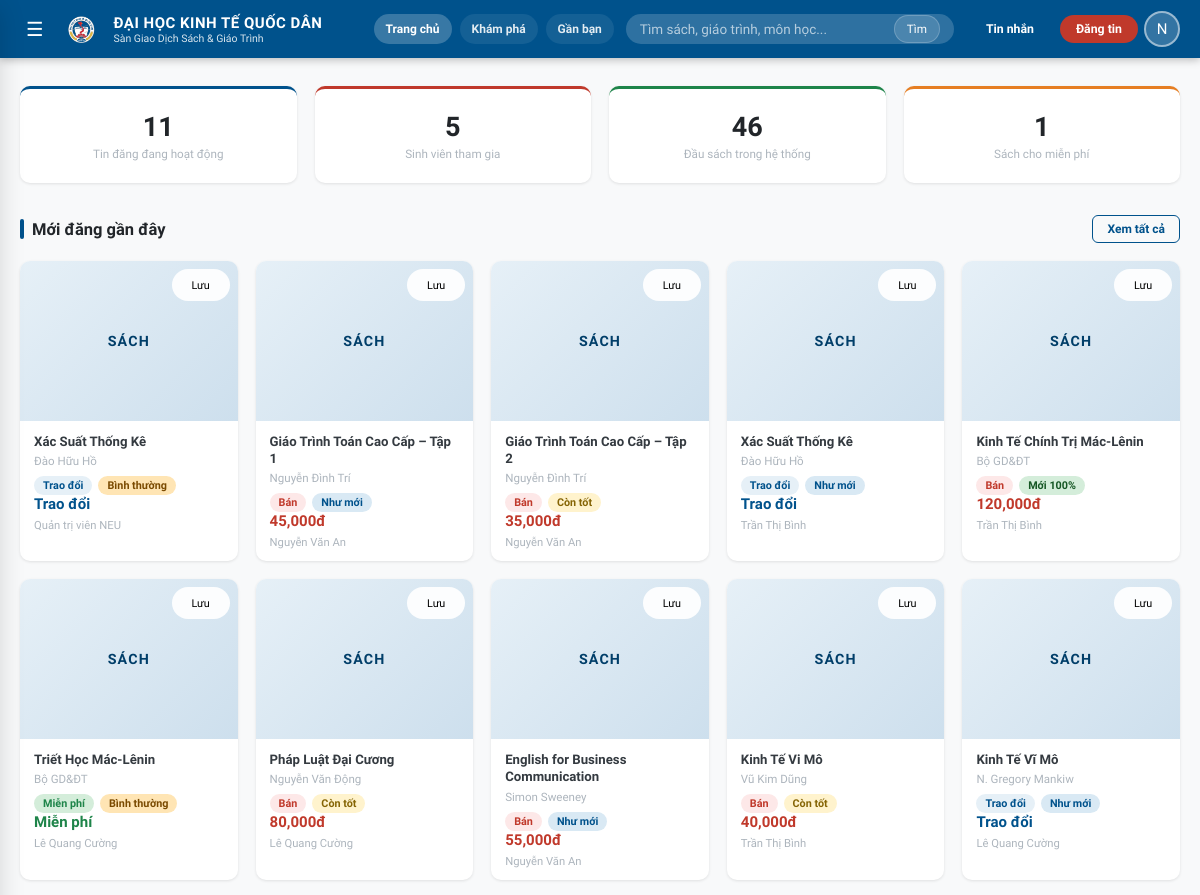
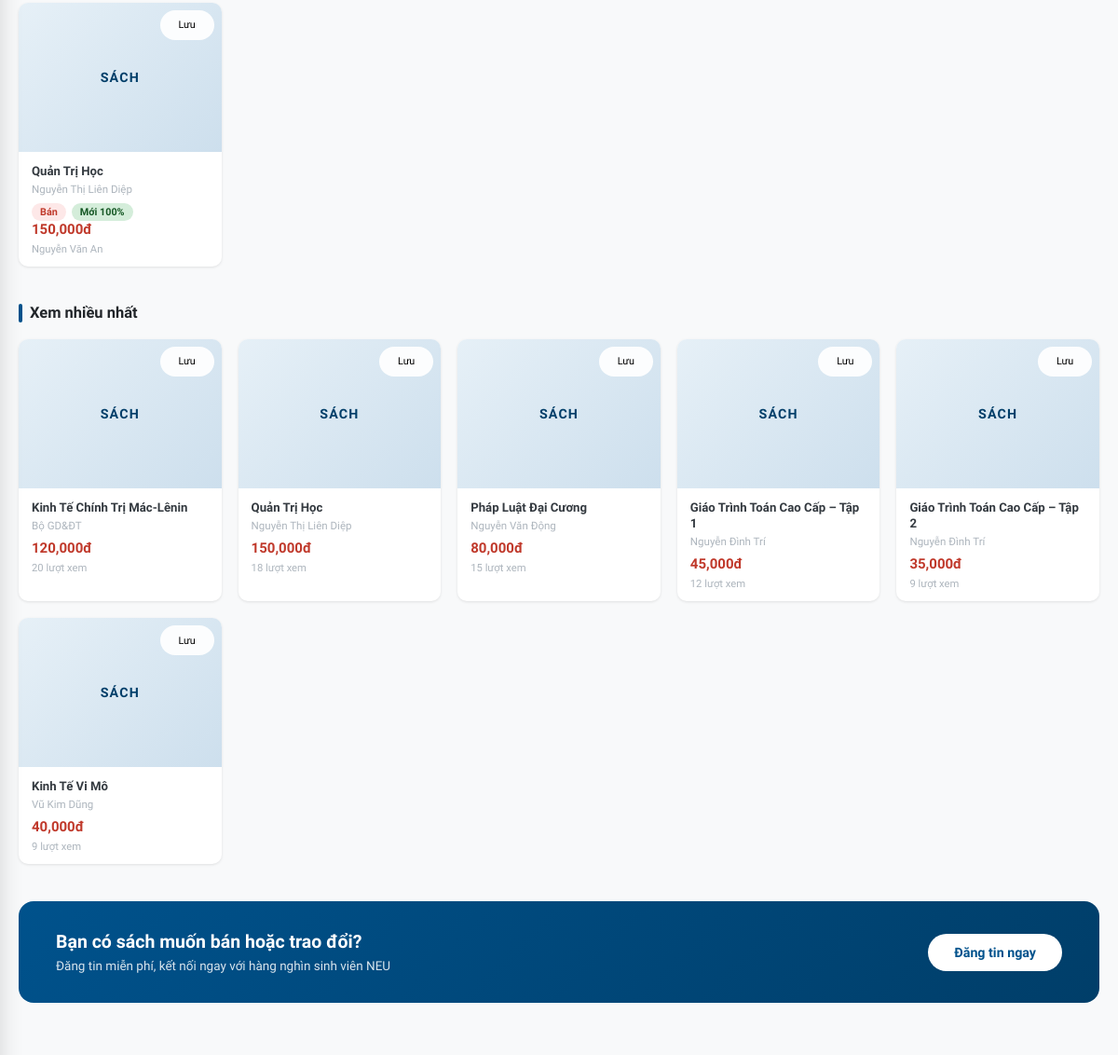
The app's page /home (signed in, upper part), older data (2 pictures, top to bottom).
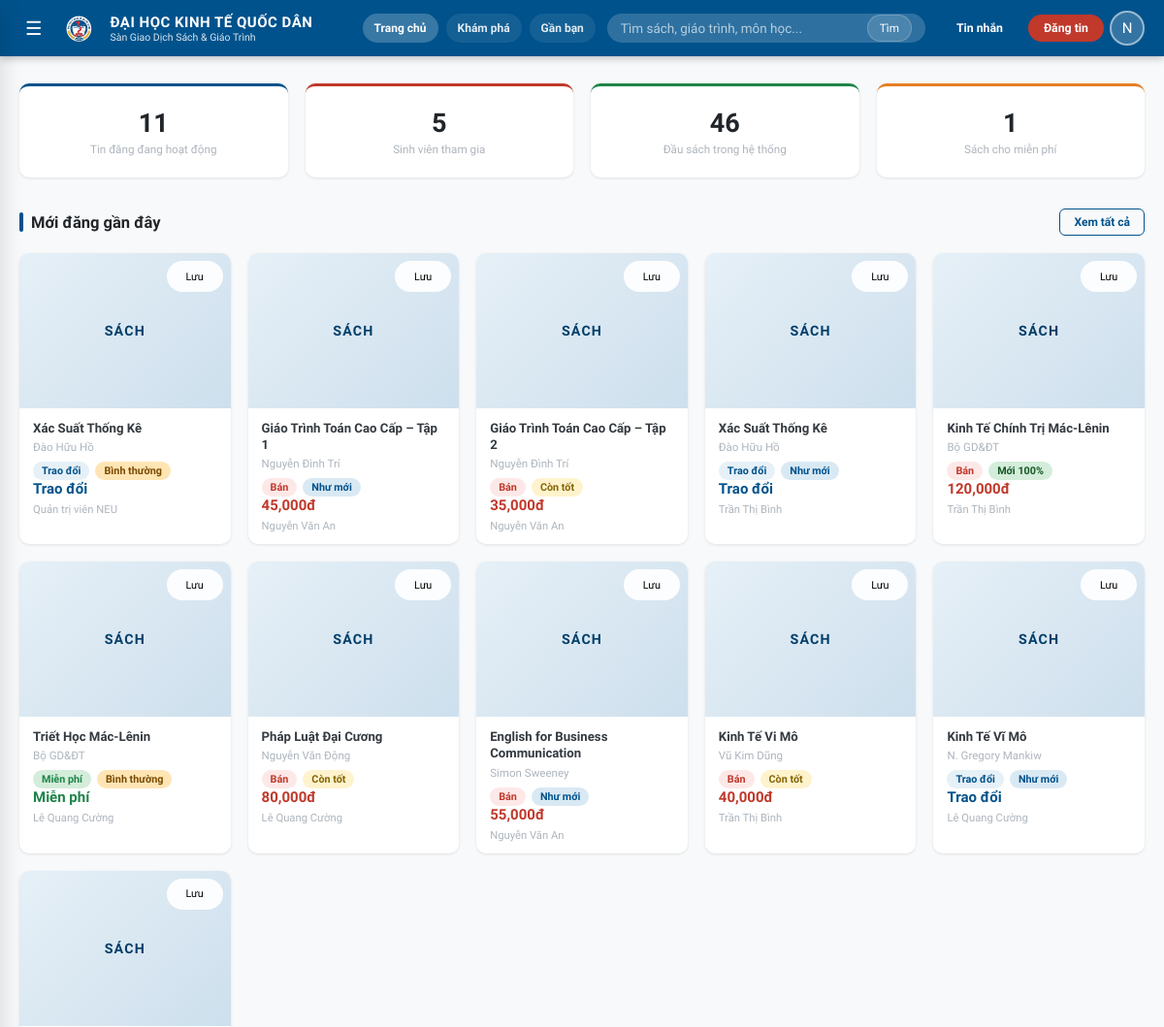
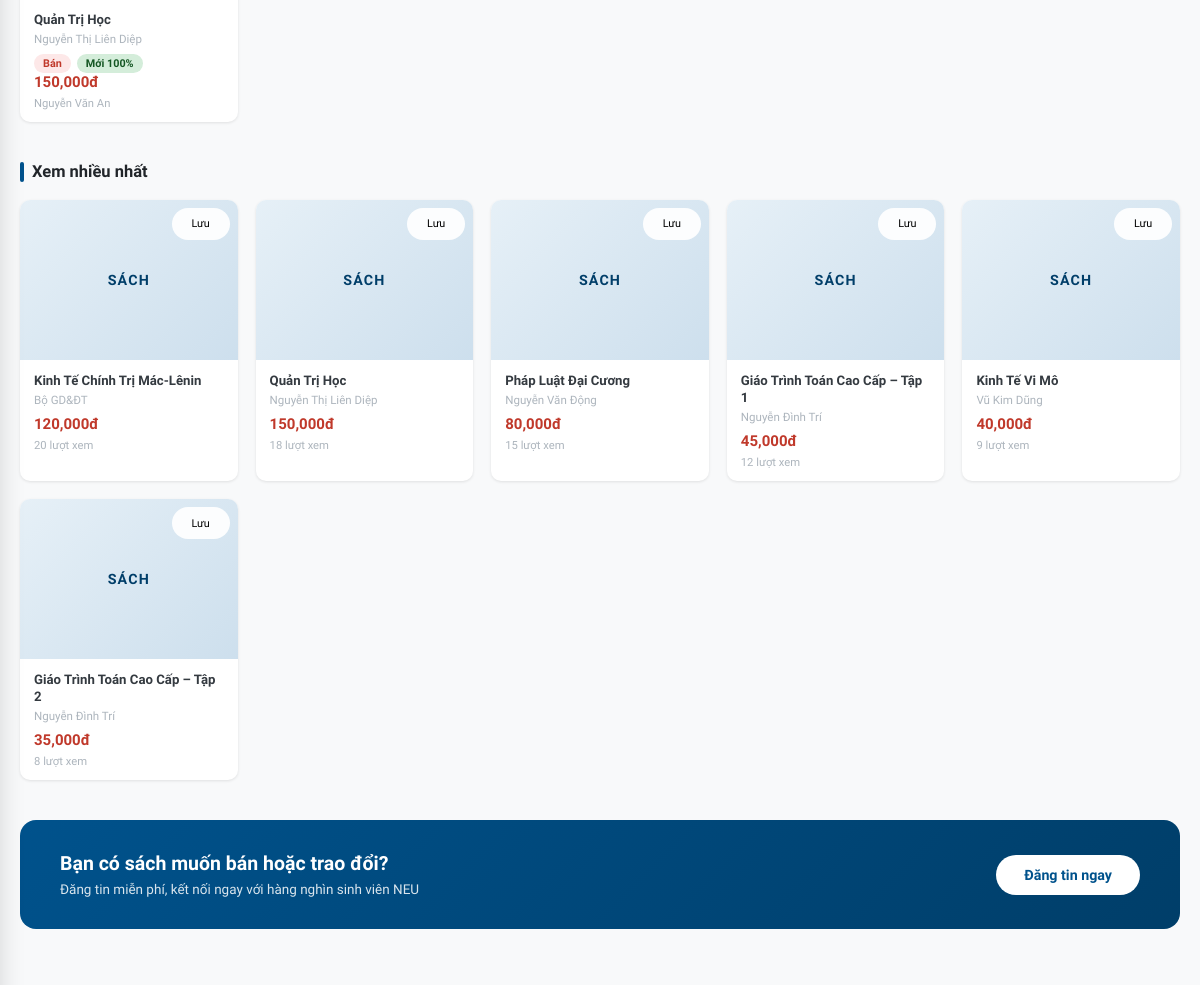
The same page, newer data (2 pictures, top to bottom).
### tables this page shows
CREATE TABLE "listings" (
            id              INTEGER PRIMARY KEY AUTOINCREMENT,
            book_id         INTEGER REFERENCES books(id) ON DELETE CASCADE,
            seller_id       INTEGER REFERENCES users(id) ON DELETE CASCADE,
            listing_type    TEXT NOT NULL CHECK(listing_type IN ('sell','exchange','free')),
            price           REAL DEFAULT 0,
            condition       TEXT NOT NULL
                            CHECK(condition IN ('new','like_new','good','fair','poor')),
            notes           TEXT,
            status          TEXT DEFAULT 'active'
                            CHECK(status IN ('pending','active','rejected','sold','reserved','closed')),
            exchange_for    TEXT,
            moderated_by    INTEGER REFERENCES users(id) ON DELETE SET NULL,
            moderated_at    TIMESTAMP,
            moderation_note TEXT,
            views           INTEGER DEFAULT 0,
            created_at      TIMESTAMP DEFAULT CURRENT_TIMESTAMP,
            updated_at      TIMESTAMP DEFAULT CURRENT_TIMESTAMP
        , meeting_label TEXT, meeting_latitude REAL, meeting_longitude REAL);

CREATE TABLE books (
    id           INTEGER PRIMARY KEY AUTOINCREMENT,
    title        TEXT    NOT NULL,
    author       TEXT,
    isbn         TEXT,
    publisher    TEXT,
    publish_year INTEGER,
    edition      TEXT,
    category_id  INTEGER REFERENCES categories(id) ON DELETE SET NULL,
    faculty      TEXT,
    course_year  INTEGER,
    subject_code TEXT,
    description  TEXT,
    cover_emoji  TEXT    DEFAULT '📖',
    created_at   TIMESTAMP DEFAULT CURRENT_TIMESTAMP
, cover_image TEXT);

CREATE TABLE users (
    id            INTEGER PRIMARY KEY AUTOINCREMENT,
    username      TEXT    UNIQUE NOT NULL,
    password_hash TEXT    NOT NULL,
    full_name     TEXT,
    email         TEXT,
    phone         TEXT,
    student_id    TEXT    UNIQUE,
    faculty       TEXT,
    course_year   INTEGER,
    role          TEXT    DEFAULT 'student' CHECK(role IN ('student','admin')),
    bio           TEXT,
    rating_avg    REAL    DEFAULT 0,
    rating_count  INTEGER DEFAULT 0,
    created_at    TIMESTAMP DEFAULT CURRENT_TIMESTAMP
, reputation_score INTEGER DEFAULT 0, completed_deals INTEGER DEFAULT 0, location_label TEXT, latitude REAL, longitude REAL, location_updated_at TIMESTAMP);

### app.py (the view)
@app.route("/home")
@login_required
def home():
    conn = get_db_connection()
    recent = conn.execute("""
        SELECT l.*, b.title, b.author, b.cover_emoji, b.cover_image, b.subject_code,
               u.full_name seller_name, u.username seller_username, u.rating_avg,
               c.name cat_name
        FROM listings l
        JOIN books    b ON b.id = l.book_id
        JOIN users    u ON u.id = l.seller_id
        LEFT JOIN categories c ON c.id = b.category_id
        WHERE l.status='active'
        ORDER BY l.created_at DESC
        LIMIT 12
    """).fetchall()
    popular = conn.execute("""
        SELECT l.*, b.title, b.author, b.cover_emoji, b.cover_image,
               u.full_name seller_name, u.username seller_username
        FROM listings l
        JOIN books b ON b.id = l.book_id
        JOIN users u ON u.id = l.seller_id
        WHERE l.status='active'
        ORDER BY l.views DESC
        LIMIT 6
    """).fetchall()
    stats = conn.execute("""
        SELECT
          (SELECT COUNT(*) FROM listings WHERE status='active') total_listings,
          (SELECT COUNT(*) FROM users    WHERE role='student')  total_users,
          (SELECT COUNT(*) FROM books)                          total_books,
          (SELECT COUNT(*) FROM listings
           WHERE listing_type='free' AND status='active')       free_books
    """).fetchone()
    wl = conn.execute(
        "SELECT listing_id FROM wishlist WHERE user_id=?", (session["user_id"],)
    ).fetchall()
    wishlist_ids = {r["listing_id"] for r in wl}
    conn.close()
    return render_template(
        "home.html",
        recent=recent,
        popular=popular,
        stats=stats,
        wishlist_ids=wishlist_ids,
    )

### app.py (called while the page is built, shortened)
def _text_quality_score(value: str) -> int:
    bad_score = sum(value.count(token) for token in MOJIBAKE_TOKENS) * 10
    good_score = sum(ch.lower() in VIETNAMESE_CHARS for ch in value)
    return good_score - bad_score

def repair_text(value):
    if not isinstance(value, str) or not value:
        return value
    candidates = [value]
    return max(candidates, key=_text_quality_score)

def login_required(f):
    @wraps(f)
    def decorated(*args, **kwargs):
        if "user_id" not in session:
            flash("Vui lòng đăng nhập để tiếp tục.", "warning")
            return redirect(url_for("login"))
        return f(*args, **kwargs)
    return decorated

def get_current_user():
    if "user_id" not in session:
        return None
    conn = get_db_connection()
    user = conn.execute("SELECT * FROM users WHERE id=?", (session["user_id"],)).fetchone()
    conn.close()
    return user

### database.py (called while the page is built)
def get_db_connection() -> sqlite3.Connection:
    conn = sqlite3.connect(DATABASE)
    conn.row_factory = sqlite3.Row
    conn.execute("PRAGMA foreign_keys = ON")
    return conn

### templates/home.html (shortened to what the changed rows need)
{% extends "base.html" %}
{% block content %}
<div class="container">
  {% if recent %}
    <div class="book-grid home-block">
      {% for l in recent %}
        <a href="{{ url_for('listing_detail', lid=l.id) }}" class="card book-card">
          <div class="book-card-cover">
            {% if l.cover_image %}
              <img src="{{ l.cover_image }}" alt="{{ l.title }}" class="book-cover-image">
            {% else %}
              <span class="book-card-cover-label">Sách</span>
            {% endif %}
            <button class="wishlist-btn {{ 'wishlisted' if l.id in wishlist_ids }}"
                    data-lid="{{ l.id }}"
                    title="{{ 'Bỏ yêu thích' if l.id in wishlist_ids else 'Thêm yêu thích' }}">
              {{ 'Đã lưu' if l.id in wishlist_ids else 'Lưu' }}
            </button>
          </div>
          <div class="book-card-body">
            <div class="book-card-title">{{ l.title }}</div>
            <div class="book-card-author">{{ l.author or 'Không rõ tác giả' }}</div>
            <div class="book-card-meta">
              {% set type_info = TYPE_LABELS.get(l.listing_type, ('', '')) %}
              <span class="badge {{ 'badge-red' if l.listing_type=='sell' else ('badge-blue' if l.listing_type=='exchange' else 'badge-green') }}">
                {{ type_info[1] }} {{ type_info[0] }}
              </span>
              {% set cond_info = CONDITION_LABELS.get(l.condition, ('','badge-gray')) %}
              <span class="badge {{ cond_info[1] }}">{{ cond_info[0] }}</span>
            </div>
            {% if l.listing_type == 'sell' %}
              <div class="book-card-price">{{ '{:,.0f}'.format(l.price) }}đ</div>
            {% elif l.listing_type == 'free' %}
              <div class="book-card-price book-card-free">Miễn phí</div>
            {% else %}
              <div class="book-card-price book-card-exchange">Trao đổi</div>
            {% endif %}
            <div class="book-card-foot">{{ l.seller_name or l.seller_username }}</div>
          </div>
        </a>
      {% endfor %}
    </div>
  {% else %}
    <div class="empty-state">
      <h3>Chưa có tin đăng nào</h3>
      <p>Hãy là người đầu tiên đăng sách!</p>
      <a href="{{ url_for('post_listing') }}" class="btn btn-primary empty-state-action">Đăng tin ngay</a>
    </div>
  {% endif %}
  {% if popular %}
    <div class="book-grid home-block">
      {% for l in popular %}
        <a href="{{ url_for('listing_detail', lid=l.id) }}" class="card book-card">
          <div class="book-card-cover">
            {% if l.cover_image %}
              <img src="{{ l.cover_image }}" alt="{{ l.title }}" class="book-cover-image">
            {% else %}
              <span class="book-card-cover-label">Sách</span>
            {% endif %}
            <button class="wishlist-btn {{ 'wishlisted' if l.id in wishlist_ids }}" data-lid="{{ l.id }}">
              {{ 'Đã lưu' if l.id in wishlist_ids else 'Lưu' }}
            </button>
          </div>
          <div class="book-card-body">
            <div class="book-card-title">{{ l.title }}</div>
            <div class="book-card-author">{{ l.author or '' }}</div>
            {% if l.listing_type == 'sell' %}
              <div class="book-card-price">{{ '{:,.0f}'.format(l.price) }}đ</div>
            {% elif l.listing_type == 'free' %}
              <div class="book-card-price book-card-free">Miễn phí</div>
            {% else %}
              <div class="book-card-price book-card-exchange">Trao đổi</div>
            {% endif %}
            <div class="book-card-foot">{{ l.views }} lượt xem</div>
          </div>
        </a>
      {% endfor %}
    </div>
  {% endif %}
</div>
{% endblock %}

Row changes from the older to the newer data that the page shows:
changed listings "Giáo Trình Toán Cao Cấp – Tập 2": views "9" → "8"
shown differently, row unchanged: listings "Kinh Tế Vi Mô": moves up the list
